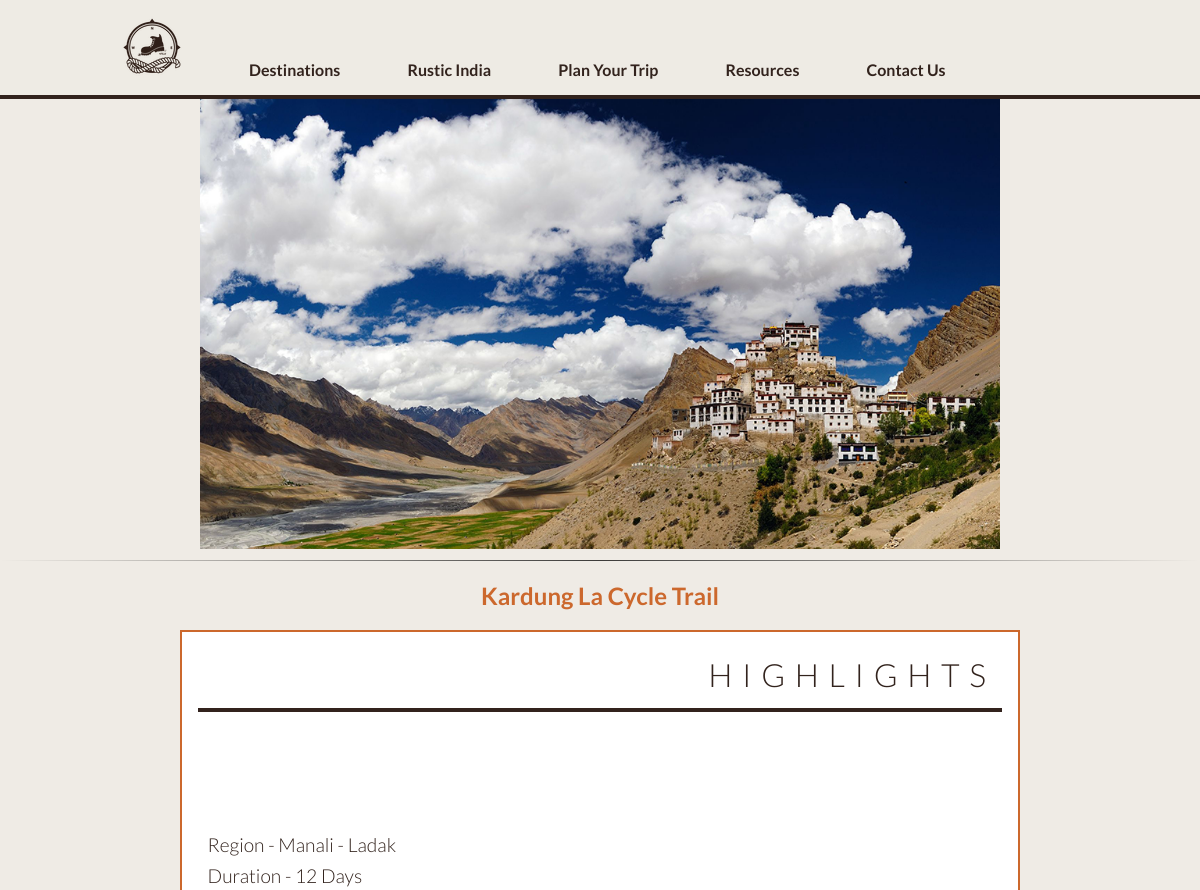
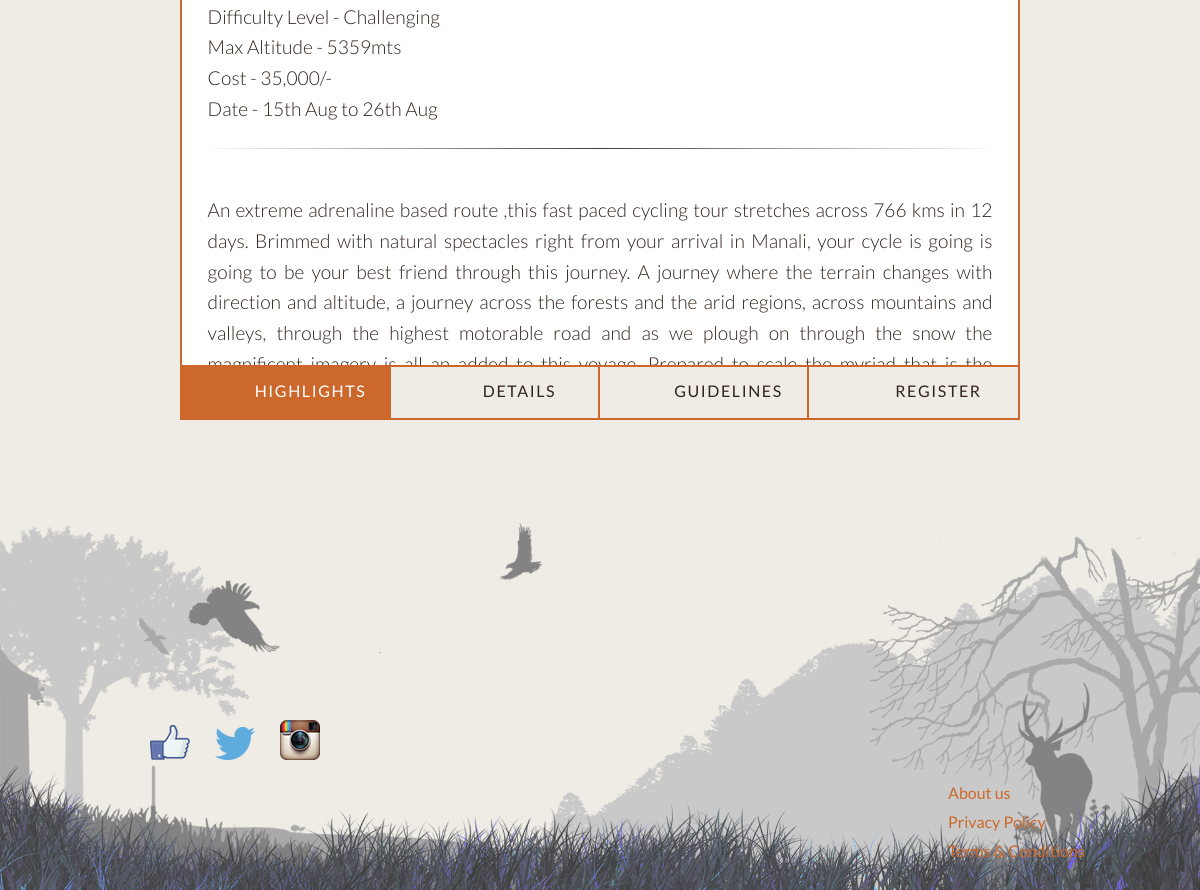
Page /route.php?id=22 on the committed database (2 pictures, top to bottom).
### tables this page shows
CREATE TABLE `routes` (
  `id` int(11) NOT NULL AUTO_INCREMENT,
  `title` varchar(255) DEFAULT NULL,
  `belongsTo` int(11) DEFAULT NULL,
  `type` enum('fixed','unique','other') DEFAULT NULL,
  `image` varchar(255) DEFAULT NULL,
  PRIMARY KEY (`id`),
  KEY `belongsTo` (`belongsTo`),
  CONSTRAINT `routes_ibfk_1` FOREIGN KEY (`belongsTo`) REFERENCES `destinations` (`id`)
);

CREATE TABLE `destinations` (
  `id` int(11) NOT NULL AUTO_INCREMENT,
  `title` varchar(255) DEFAULT NULL,
  `codeName` varchar(255) DEFAULT NULL,
  `cover` varchar(255) NOT NULL,
  PRIMARY KEY (`id`)
);

CREATE TABLE `info` (
  `id` int(11) NOT NULL AUTO_INCREMENT,
  `title` varchar(255) DEFAULT NULL,
  `vital` text,
  `intro` text,
  `brief` text,
  `belongsTo` int(11) DEFAULT NULL,
  `details` text,
  `guidelines` text,
  PRIMARY KEY (`id`),
  KEY `belongsTo` (`belongsTo`),
  CONSTRAINT `info_ibfk_1` FOREIGN KEY (`belongsTo`) REFERENCES `routes` (`id`)
);

### route.php (the view, shortened to what this page needs)
<?php
	if(isset($_POST['submit'])){
		require_once("config.php");
		mysql_connect($DB_HOST,$DB_USER,$DB_PASS);
		mysql_select_db($DB_NAME);
		$des		=	mysql_real_escape_string($_GET["id"]);
		$trekDate	=	mysql_real_escape_string($_POST['date']);
		$firstName	=	mysql_real_escape_string($_POST['fname']);
		$sql="SELECT * FROM routes WHERE id=$des;";
		$query=mysql_query($sql) or die(mysql_error());
		$data=mysql_fetch_object($query);
		$des=$data->title;
		$email 		=	mysql_real_escape_string($_POST['email']);
		$dob		=	mysql_real_escape_string($_POST['dob']);
		$gender		=	mysql_real_escape_string($_POST['gender']);
		$address	=	mysql_real_escape_string($_POST['mail']);
		$city		=	mysql_real_escape_string($_POST['city']);
		$country	=	mysql_real_escape_string($_POST['country']);
		$phoneNum	=	mysql_real_escape_string($_POST['mobile']);
		$referal	=	mysql_real_escape_string($_POST['refereal']);
		$sql		=	"INSERT INTO PlanYourWeekEnd (`fname`, `lname`, `email`, `dob`, `sex`, `address`, `city`, `state`, `country`, `mobile`, `referer`, `dateOfTrip`, `destination`) VALUES('$firstName', '', '$email', '$dob','$gender','$address','$city','','$country','$phoneNum','$referal','$trekDate','$des');";
		if(mysql_query($sql)){
			header("location:thankYou.php?success");
		}else{
			header("location:thankYou.php?fail");
		}
	}else{
?>
<!DOCTYPE html>
<html lang="en" class="no-js">
<?php require 'partials/navbar.php' ?>
	<head>
		<link rel="stylesheet" type="text/css" href="css/content_default.css" />
		<link rel="stylesheet" type="text/css" href="css/content_component.css" />
	</head>
	<body>
		<div class="container">
			<div class="main">
			<center>
			<?php
				$id		=	mysql_real_escape_string($_GET['id']);
				$sql	=	"SELECT destinations.cover,routes.title,routes.type,routes.image,info.title as tit,info.vital,info.brief,info.details,info.guidelines,info.intro FROM routes,destinations,info WHERE routes.belongsTo=destinations.id AND routes.id=$id AND info.belongsTo=routes.id;";
				$query	=	mysql_query($sql);
				$data	=	mysql_fetch_object($query);
			?>
			<img id="image" src="<?php echo $data->cover;?>" style='width:auto;' height="450" border="0" alt="cover">
			</center>
			<hr>
			<h2 style="text-align:center"><?php
				echo $data->tit;
			?></h2>
				<div id="cbp-contentslider" class="cbp-contentslider">
					<ul>
						<li id="slide1">
							<h3>Highlights</h3>
							<div>
								<div class="cbp-content">
									<p>
										<?php echo nl2br($data->vital."</p><hr><p>".$data->intro."</p><hr><p>".$data->brief); ?>
								</div>
							</div>
						</li>
					</ul>
						<nav>
							<a href="#slide1" class=""><span>Highlights</span></a>
							<a href="#slide2" class=""><span>Details</span></a>
							<a href="#slide3" class=""><span>Guidelines</span></a>
							<a href="#slide4" class=""><span>Register</span></a>
						</nav>
				</div>
				<?php require 'partials/footer.php' ?>
			</div>
		</div>
	</body>
</html>
<?php } ?>

### css/default.css (style rules this page uses)
body { min-width: 1170px; }
body, html { font-size: 100%; padding: 0; margin: 0; background-color: #efebe5; }
*, *:after, *:before { -webkit-box-sizing: border-box; -moz-box-sizing: border-box; box-sizing: border-box; }
body, header { font-family: 'Lato', Calibri, Arial, sans-serif; color: #32231d; }
a { color: #efebe5; text-decoration: none; }

### css/component.css (style rules this page uses)
hr { border: 0; height: 1px; background-image: -webkit-linear-gradient(left, rgba(0,0,0,0), rgba(0,0,0,0.75), rgba(0,0,0,0)); background-image: -moz-linear-gradient(left, rgba(0,0,0,0), rgba(0,0,0,0.75), rgba(0,0,0,0)); background-image: -ms-linear-gradient(left, rgba(0,0,0,0), rgba(0,0,0,0.75), rgba(0,0,0,0)); background-image: -o-linear-gradient(left, rgba(0,0,0,0), rgba(0,0,0,0.75), rgba(0,0,0,0)); }

### css/content_default.css (style rules this page uses)
body, html { font-size: 100%; padding: 0; margin: 0; }
body { font-family: 'Lato', Calibri, Arial, sans-serif; color: #cc682d; }
a { color: #cc682c; text-decoration: none; }
.main, .container > header { width: 100%; margin: 0 auto; }

### css/content_component.css (style rules this page uses)
body, html { font-size: 100%; padding: 0; margin: 0; }
body { font-family: 'Lato', Calibri, Arial, sans-serif; color: #cc682d; }
a { color: #cc682c; text-decoration: none; }
.main, .container > header { width: 100%; margin: 0 auto; }
html, body, .container, .main { height: 100%; }
.cbp-contentslider { width: 70%; height: 85%; margin: 1em auto; position: relative; border: 2px solid #cc682c; }
.cbp-contentslider > ul { list-style: none; height: 100%; width: 100%; overflow: scroll; position: relative; padding: 0; margin: 0; }
.cbp-contentslider > ul li { position: absolute; width: 100%; height: 100%; left: 0; top: 0; padding: 1em; background: #fff; }
.cbp-contentslider nav { position: absolute; bottom: 0; left: 0; right: 0; height: 3.313em; z-index: 1000; border-top: 2px solid #cc682c; overflow: hidden; }
.cbp-contentslider nav a { float: left; display: block; width: 20%; height: 100%; font-weight: 400; letter-spacing: 0.1em; overflow: hidden; color: #32231d; background: #efebe5; outline: none; text-align: center; line-height: 3; position: relative; padding-left: 3.125em; text-transform: uppercase; border-right: 2px solid #cc682c; -webkit-transition: color 0.2s ease-in-out, background-color 0.2s ease-in-out; -moz-transition: color 0.2s ease-in-out, background-color 0.2s ease-in-out; transition: color 0.2s ease-in-out, background-color 0.2s ease-in-out; }
.cbp-contentslider nav a span { display: block; }
.cbp-contentslider nav a:last-child { border: none; box-shadow: 1px 0 #cc682c; }
.cbp-contentslider nav a.rc-active { background-color: #cc682c; color: #fff; }
.cbp-contentslider h3 { font-size: 2em; height: 2em; line-height: 1.7; font-weight: 300; margin: 0 0 0.3em; position: relative; color: #32231d; text-transform: uppercase; text-align: right; letter-spacing: 0.3em; padding: 0 0.2em 0 0; border-bottom: 4px solid #32231d; }
.cbp-contentslider li > div { position: absolute; top: 9em; bottom: 3.313em; width: 100%; left: 0; padding: 0 1em; overflow-x: hidden; overflow-y: auto; }
.cbp-contentslider .cbp-content { vertical-align: top; padding: 1em 0; }
.cbp-contentslider p { color: #32231d; padding: 0 0.5em 0.4em; margin: 0; font-size: 1.2em; font-weight: 300; text-align: justify; line-height: 1.6; }

### rows in the picture
routes: belongsTo.cover (picture), info.title "Kardung La Cycle Trail", info.vital+intro+brief "Region - Manali - Ladak Duration - 12 Days Difficulty Level - Challenging Max Altitude - 5359mts Cost - 35,000/- Date - 15th Aug to 26th Aug An extreme adrenaline based route ,this fast paced cycling tour stretches across 766 kms in 12 days. Brimmed with natural spectacles right from your arrival in Manali, your cycle is going is going to be your best friend through this journey. A journey where the terrain changes with direction and altitude, a journey across the forests and the arid regions, across mountains and valleys, through the highest motorable road and as we plough on through the snow the…"
